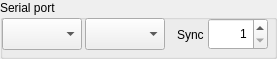
       <widget class="QGroupBox" name="groupBox">
        <property name="sizePolicy">
         <sizepolicy hsizetype="Fixed" vsizetype="Fixed">
          <horstretch>0</horstretch>
          <verstretch>0</verstretch>
         </sizepolicy>
        </property>
        <property name="minimumSize">
         <size>
          <width>269</width>
          <height>50</height>
         </size>
        </property>
        <property name="title">
         <string>Serial port</string>
        </property>
        <property name="flat">
         <bool>true</bool>
        </property>
        <widget class="QComboBox" name="comboBoxPort">
         <property name="geometry">
          <rect>
           <x>2</x>
           <y>18</y>
           <width>80</width>
           <height>32</height>
          </rect>
         </property>
         <property name="sizePolicy">
          <sizepolicy hsizetype="Fixed" vsizetype="Fixed">
           <horstretch>0</horstretch>
           <verstretch>0</verstretch>
          </sizepolicy>
         </property>
         <property name="minimumSize">
          <size>
           <width>80</width>
           <height>32</height>
          </size>
         </property>
         <property name="maximumSize">
          <size>
           <width>80</width>
           <height>32</height>
          </size>
         </property>
         <property name="palette">
          <palette>
           <active>
            <colorrole role="WindowText">
             <brush brushstyle="SolidPattern">
              <color alpha="255">
               <red>0</red>
               <green>0</green>
               <blue>0</blue>
              </color>
             </brush>
            </colorrole>
            <colorrole role="Button">
             <brush brushstyle="SolidPattern">
              <color alpha="255">
               <red>255</red>
               <green>255</green>
               <blue>255</blue>
              </color>
             </brush>
            </colorrole>
            <colorrole role="Light">
             <brush brushstyle="SolidPattern">
              <color alpha="255">
               <red>255</red>
               <green>255</green>
               <blue>255</blue>
              </color>
             </brush>
            </colorrole>
            <colorrole role="Midlight">
             <brush brushstyle="SolidPattern">
              <color alpha="255">
               <red>255</red>
               <green>255</green>
               <blue>255</blue>
              </color>
             </brush>
            </colorrole>
            <colorrole role="Dark">
             <brush brushstyle="SolidPattern">
              <color alpha="255">
               <red>127</red>
               <green>127</green>
               <blue>127</blue>
              </color>
             </brush>
            </colorrole>
            <colorrole role="Mid">
             <brush brushstyle="SolidPattern">
              <color alpha="255">
               <red>170</red>
               <green>170</green>
               <blue>170</blue>
              </color>
             </brush>
            </colorrole>
            <colorrole role="Text">
             <brush brushstyle="SolidPattern">
              <color alpha="255">
               <red>0</red>
               <green>0</green>
               <blue>0</blue>
              </color>
             </brush>
            </colorrole>
            <colorrole role="BrightText">
             <brush brushstyle="SolidPattern">
              <color alpha="255">
               <red>255</red>
               <green>255</green>
               <blue>255</blue>
              </color>
             </brush>
            </colorrole>
            <colorrole role="ButtonText">
             <brush brushstyle="SolidPattern">
              <color alpha="255">
               <red>0</red>
               <green>0</green>
               <blue>0</blue>
              </color>
             </brush>
            </colorrole>
            <colorrole role="Base">
             <brush brushstyle="SolidPattern">
              <color alpha="255">
               <red>255</red>
               <green>255</green>
               <blue>255</blue>
              </color>
             </brush>
            </colorrole>
            <colorrole role="Window">
             <brush brushstyle="SolidPattern">
              <color alpha="255">
               <red>255</red>
               <green>255</green>
               <blue>255</blue>
              </color>
             </brush>
            </colorrole>
            <colorrole role="Shadow">
             <brush brushstyle="SolidPattern">
              <color alpha="255">
               <red>0</red>
               <green>0</green>
               <blue>0</blue>
              </color>
             </brush>
            </colorrole>
            <colorrole role="AlternateBase">
             <brush brushstyle="SolidPattern">
              <color alpha="255">
               <red>255</red>
               <green>255</green>
               <blue>255</blue>
              </color>
             </brush>
            </colorrole>
            <colorrole role="ToolTipBase">
             <brush brushstyle="SolidPattern">
              <color alpha="255">
               <red>255</red>
               <green>255</green>
               <blue>220</blue>
              </color>
             </brush>
            </colorrole>
            <colorrole role="ToolTipText">
             <brush brushstyle="SolidPattern">
              <color alpha="255">
               <red>0</red>
               <green>0</green>
               <blue>0</blue>
              </color>
             </brush>
            </colorrole>
            <colorrole role="PlaceholderText">
             <brush brushstyle="SolidPattern">
              <color alpha="127">
               <red>0</red>
               <green>0</green>
               <blue>0</blue>
              </color>
             </brush>
            </colorrole>
           </active>
           <inactive>
            <colorrole role="WindowText">
             <brush brushstyle="SolidPattern">
              <color alpha="255">
               <red>0</red>
               <green>0</green>
               <blue>0</blue>
              </color>
             </brush>
            </colorrole>
            <colorrole role="Button">
             <brush brushstyle="SolidPattern">
              <color alpha="255">
               <red>240</red>
               <green>240</green>
               <blue>240</blue>
              </color>
             </brush>
            </colorrole>
            <colorrole role="Light">
             <brush brushstyle="SolidPattern">
              <color alpha="255">
               <red>255</red>
               <green>255</green>
               <blue>255</blue>
              </color>
             </brush>
            </colorrole>
            <colorrole role="Midlight">
             <brush brushstyle="SolidPattern">
              <color alpha="255">
               <red>227</red>
               <green>227</green>
               <blue>227</blue>
              </color>
             </brush>
            </colorrole>
            <colorrole role="Dark">
             <brush brushstyle="SolidPattern">
              <color alpha="255">
               <red>160</red>
               <green>160</green>
               <blue>160</blue>
              </color>
             </brush>
            </colorrole>
            <colorrole role="Mid">
             <brush brushstyle="SolidPattern">
              <color alpha="255">
               <red>160</red>
               <green>160</green>
               <blue>160</blue>
              </color>
             </brush>
            </colorrole>
            <colorrole role="Text">
             <brush brushstyle="SolidPattern">
              <color alpha="255">
               <red>0</red>
               <green>0</green>
               <blue>0</blue>
              </color>
             </brush>
            </colorrole>
            <colorrole role="BrightText">
             <brush brushstyle="SolidPattern">
              <color alpha="255">
               <red>255</red>
               <green>255</green>
               <blue>255</blue>
              </color>
             </brush>
            </colorrole>
            <colorrole role="ButtonText">
             <brush brushstyle="SolidPattern">
              <color alpha="255">
               <red>0</red>
               <green>0</green>
               <blue>0</blue>
              </color>
             </brush>
            </colorrole>
            <colorrole role="Base">
             <brush brushstyle="SolidPattern">
              <color alpha="255">
               <red>255</red>
               <green>255</green>
               <blue>255</blue>
              </color>
             </brush>
            </colorrole>
            <colorrole role="Window">
             <brush brushstyle="SolidPattern">
              <color alpha="255">
               <red>240</red>
               <green>240</green>
               <blue>240</blue>
              </color>
             </brush>
            </colorrole>
            <colorrole role="Shadow">
             <brush brushstyle="SolidPattern">
              <color alpha="255">
               <red>105</red>
               <green>105</green>
               <blue>105</blue>
              </color>
             </brush>
            </colorrole>
            <colorrole role="AlternateBase">
             <brush brushstyle="SolidPattern">
              <color alpha="255">
               <red>245</red>
               <green>245</green>
               <blue>245</blue>
              </color>
             </brush>
            </colorrole>
            <colorrole role="ToolTipBase">
             <brush brushstyle="SolidPattern">
              <color alpha="255">
               <red>255</red>
               <green>255</green>
               <blue>220</blue>
              </color>
             </brush>
            </colorrole>
            <colorrole role="ToolTipText">
             <brush brushstyle="SolidPattern">
              <color alpha="255">
               <red>0</red>
               <green>0</green>
               <blue>0</blue>
              </color>
             </brush>
            </colorrole>
            <colorrole role="PlaceholderText">
             <brush brushstyle="SolidPattern">
              <color alpha="128">
               <red>0</red>
               <green>0</green>
               <blue>0</blue>
              </color>
             </brush>
            </colorrole>
           </inactive>
           <disabled>
            <colorrole role="WindowText">
             <brush brushstyle="SolidPattern">
              <color alpha="255">
               <red>127</red>
               <green>127</green>
               <blue>127</blue>
              </color>
             </brush>
            </colorrole>
            <colorrole role="Button">
             <brush brushstyle="SolidPattern">
              <color alpha="255">
               <red>255</red>
               <green>255</green>
               <blue>255</blue>
              </color>
             </brush>
            </colorrole>
            <colorrole role="Light">
             <brush brushstyle="SolidPattern">
              <color alpha="255">
               <red>255</red>
               <green>255</green>
               <blue>255</blue>
              </color>
             </brush>
            </colorrole>
            <colorrole role="Midlight">
             <brush brushstyle="SolidPattern">
              <color alpha="255">
               <red>255</red>
               <green>255</green>
               <blue>255</blue>
              </color>
             </brush>
            </colorrole>
            <colorrole role="Dark">
             <brush brushstyle="SolidPattern">
              <color alpha="255">
               <red>127</red>
               <green>127</green>
               <blue>127</blue>
              </color>
             </brush>
            </colorrole>
            <colorrole role="Mid">
             <brush brushstyle="SolidPattern">
              <color alpha="255">
               <red>170</red>
               <green>170</green>
               <blue>170</blue>
              </color>
             </brush>
            </colorrole>
            <colorrole role="Text">
             <brush brushstyle="SolidPattern">
              <color alpha="255">
               <red>127</red>
               <green>127</green>
               <blue>127</blue>
              </color>
             </brush>
            </colorrole>
            <colorrole role="BrightText">
             <brush brushstyle="SolidPattern">
              <color alpha="255">
               <red>255</red>
               <green>255</green>
               <blue>255</blue>
              </color>
             </brush>
            </colorrole>
            <colorrole role="ButtonText">
             <brush brushstyle="SolidPattern">
              <color alpha="255">
               <red>127</red>
               <green>127</green>
               <blue>127</blue>
              </color>
             </brush>
            </colorrole>
            <colorrole role="Base">
             <brush brushstyle="SolidPattern">
              <color alpha="255">
               <red>255</red>
               <green>255</green>
               <blue>255</blue>
              </color>
             </brush>
            </colorrole>
            <colorrole role="Window">
             <brush brushstyle="SolidPattern">
              <color alpha="255">
               <red>255</red>
               <green>255</green>
               <blue>255</blue>
              </color>
             </brush>
            </colorrole>
            <colorrole role="Shadow">
             <brush brushstyle="SolidPattern">
              <color alpha="255">
               <red>0</red>
               <green>0</green>
               <blue>0</blue>
              </color>
             </brush>
            </colorrole>
            <colorrole role="AlternateBase">
             <brush brushstyle="SolidPattern">
              <color alpha="255">
               <red>245</red>
               <green>245</green>
               <blue>245</blue>
              </color>
             </brush>
            </colorrole>
            <colorrole role="ToolTipBase">
             <brush brushstyle="SolidPattern">
              <color alpha="255">
               <red>255</red>
               <green>255</green>
               <blue>220</blue>
              </color>
             </brush>
            </colorrole>
            <colorrole role="ToolTipText">
             <brush brushstyle="SolidPattern">
              <color alpha="255">
               <red>0</red>
               <green>0</green>
               <blue>0</blue>
              </color>
             </brush>
            </colorrole>
            <colorrole role="PlaceholderText">
             <brush brushstyle="SolidPattern">
              <color alpha="128">
               <red>0</red>
               <green>0</green>
               <blue>0</blue>
              </color>
             </brush>
            </colorrole>
           </disabled>
          </palette>
         </property>
         <property name="toolTip">
          <string>Serial port</string>
         </property>
         <property name="statusTip">
          <string>Serial port</string>
         </property>
        </widget>
        <widget class="QComboBox" name="comboBoxRate">
         <property name="geometry">
          <rect>
           <x>85</x>
           <y>18</y>
           <width>80</width>
           <height>32</height>
          </rect>
         </property>
         <property name="sizePolicy">
          <sizepolicy hsizetype="Fixed" vsizetype="Fixed">
           <horstretch>0</horstretch>
           <verstretch>0</verstretch>
          </sizepolicy>
         </property>
         <property name="minimumSize">
          <size>
           <width>80</width>
           <height>32</height>
          </size>
         </property>
         <property name="maximumSize">
          <size>
           <width>80</width>
           <height>32</height>
          </size>
         </property>
         <property name="toolTip">
          <string>Serial port speed</string>
         </property>
         <property name="statusTip">
          <string>Serial port speed</string>
         </property>
        </widget>
        <widget class="QSpinBox" name="spinBoxSync">
         <property name="geometry">
          <rect>
           <x>208</x>
           <y>18</y>
           <width>60</width>
           <height>32</height>
          </rect>
         </property>
         <property name="sizePolicy">
          <sizepolicy hsizetype="Fixed" vsizetype="Fixed">
           <horstretch>0</horstretch>
           <verstretch>0</verstretch>
          </sizepolicy>
         </property>
         <property name="minimumSize">
          <size>
           <width>60</width>
           <height>32</height>
          </size>
         </property>
         <property name="maximumSize">
          <size>
           <width>60</width>
           <height>32</height>
          </size>
         </property>
         <property name="toolTip">
          <string>Synchro with serial port</string>
         </property>
         <property name="toolTipDuration">
          <number>7</number>
         </property>
         <property name="statusTip">
          <string>Synchro with serial port</string>
         </property>
         <property name="alignment">
          <set>Qt::AlignRight|Qt::AlignTrailing|Qt::AlignVCenter</set>
         </property>
         <property name="minimum">
          <number>1</number>
         </property>
         <property name="maximum">
          <number>10000</number>
         </property>
         <property name="singleStep">
          <number>1</number>
         </property>
         <property name="value">
          <number>1</number>
         </property>
        </widget>
        <widget class="QLabel" name="label">
         <property name="geometry">
          <rect>
           <x>177</x>
           <y>20</y>
           <width>30</width>
           <height>30</height>
          </rect>
         </property>
         <property name="sizePolicy">
          <sizepolicy hsizetype="Fixed" vsizetype="Fixed">
           <horstretch>0</horstretch>
           <verstretch>0</verstretch>
          </sizepolicy>
         </property>
         <property name="minimumSize">
          <size>
           <width>30</width>
           <height>30</height>
          </size>
         </property>
         <property name="maximumSize">
          <size>
           <width>30</width>
           <height>30</height>
          </size>
         </property>
         <property name="text">
          <string>Sync</string>
         </property>
        </widget>
       </widget>
